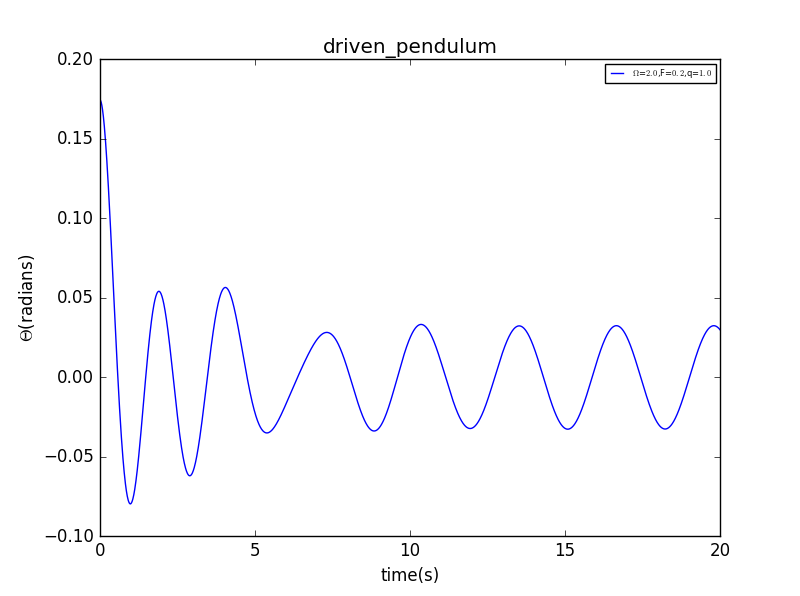

Here is the Python script that generated this plot:
import math
import matplotlib.pyplot as plt

g=9.8
l=1.0
class driven_pendulum():
    def __init__(self,_omg0,_theta0,_dt,_time,_t0,_q,_FD,_Omega):
        self.omg=[_omg0]
        self.theta=[_theta0]
        self.t=[_t0]
        self.time=_time
        self.dt=_dt
        self.n=int(_time/_dt)
        self.q=_q
        self.FD=_FD
        self.Omega=_Omega
    def calculate(self):
        for i in range(self.n):
            self.omg.append(self.omg[-1]-g/l*self.theta[-1]*self.dt-self.q*self.omg[-1]*self.dt+self.FD*math.sin(self.Omega*self.t[-1])*self.dt)
            self.theta.append(self.theta[-1]+self.omg[-1]*self.dt)
            self.t.append(self.t[-1]+self.dt)
    def plot(self,color,label):
        plt.plot(self.t,self.theta,color,label="$\Omega$=$%.1f$,F=$%.1f$,q=$%.1f$"%(self.Omega,self.FD,self.q))

A=driven_pendulum(0,10*math.pi/180,0.01,20,0,1.0,0.2,2)
A.calculate()
A.plot('b-',label="$\Omega$=$2.0$,F=$0.2$,q=$1.0$")
plt.xlim(0,20)
plt.xlabel("time(s)")
plt.ylabel("$\Theta$(radians)")
plt.title("driven_pendulum")
plt.legend(fontsize=6,loc='best')
plt.savefig("driven_pendulum.png")

plt.show()
